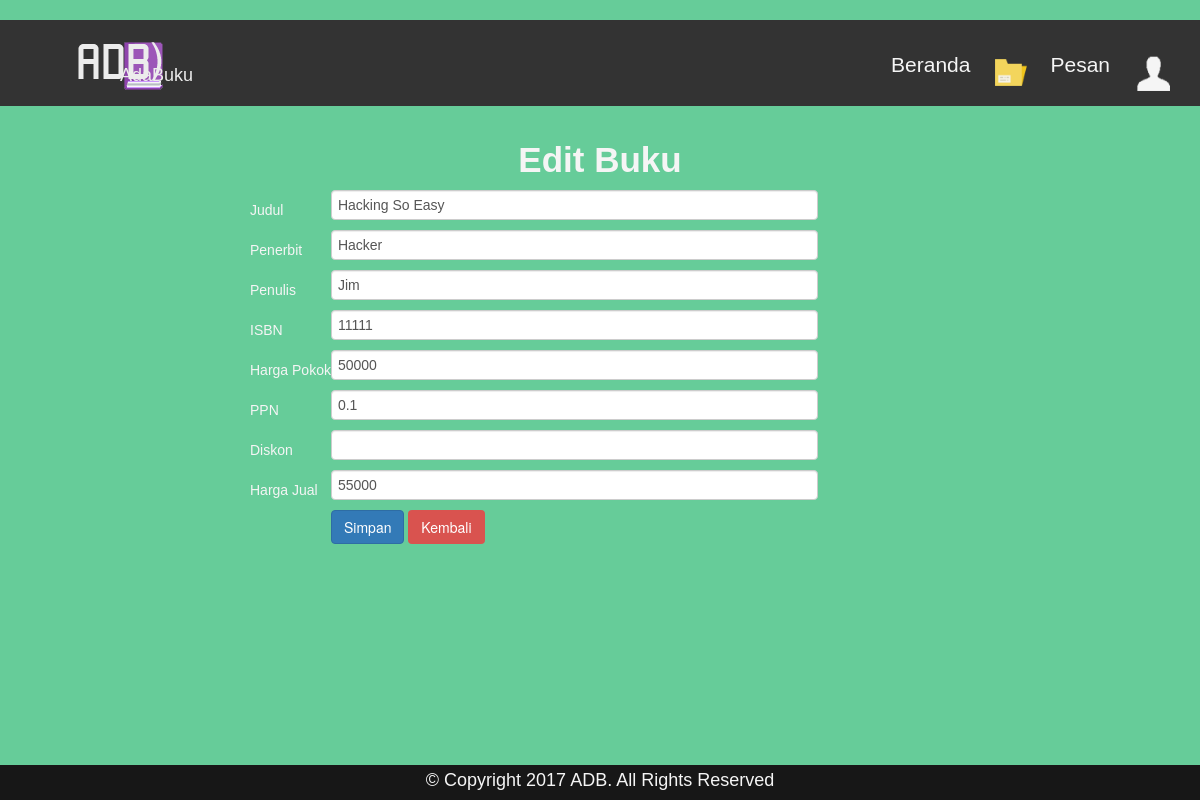
The app's page /admin/edit-buku.php?id_buku=6 (signed in) with its own data.
### tables this page shows
CREATE TABLE IF NOT EXISTS `buku` (
`id_buku` int(11) NOT NULL,
  `judul` varchar(20) NOT NULL,
  `penerbit` varchar(11) NOT NULL,
  `penulis` varchar(11) NOT NULL,
  `noisbn` varchar(20) NOT NULL,
  `picture` varchar(40) NOT NULL,
  `date` year(4) NOT NULL,
  `harga_pokok` varchar(20) NOT NULL,
  `ppn` varchar(20) NOT NULL,
  `diskon` varchar(20) NOT NULL,
  `harga_jual` varchar(20) NOT NULL,
  `stok` varchar(11) NOT NULL,
  `sisa` varchar(11) NOT NULL
);

### admin/edit-buku.php (the view, shortened to what this page needs)
<?php
include 'header-buku.php';
?>
<h2>Edit Buku</h2>
<?php
$query = mysql_query("SELECT * FROM buku WHERE id_buku='$_GET[id_buku]'");
$data = mysql_fetch_array($query);
?>
	<div class="body-edit-user2">
	<form action="update-buku.php" method="post">
		<table>
			<tr>
				<td>Judul</td>
				<td><input type="text" class="form-control" name="judul" value="<?php echo $data['judul'] ?>"></td>
			</tr>
			<tr>
				<td>Penerbit</td>
				<td><input type="text" class="form-control" name="penerbit" value="<?php echo $data['penerbit'] ?>"></td>
			</tr>
			<tr>
				<td>Penulis</td>
				<td><input type="text" class="form-control" name="penulis" value="<?php echo $data['penulis'] ?>"></td>
			</tr>
			<tr>
				<td>ISBN</td>
				<td><input type="text" class="form-control" name="noisbn" value="<?php echo $data['noisbn'] ?>"></td>
			</tr>
			<tr>
				<td>Harga Pokok</td>
				<td><input type="text" class="form-control" name="harga_pokok" value="<?php echo $data['harga_pokok'] ?>"></td>
			</tr>
			<tr>
				<td>PPN</td>
				<td><input type="text" class="form-control" name="ppn" value="<?php echo $data['ppn'] ?>"></td>
			</tr>
			<tr>
				<td>Diskon</td>
				<td><input type="text" class="form-control" name="diskon" value="<?php echo $data['diskon'] ?>"></td>
			</tr>
			<tr>
				<td>Harga Jual</td>
				<td><input type="text" class="form-control" name="harga_jual" value="<?php echo $data['harga_jual'] ?>"></td>
			</tr>
			<tr>
				<td></td>
				<td><input type="submit" class="button-default" value="Simpan">
				<a href="tampil-buku.php"><input type="submit" class="button-reset" value="Kembali"></a></td>
			</tr>
		</table>
	</form>
	</div>
	<br />
	<br />
<?php include 'footer.php'; ?>

### style/input-pop.css (style rules this page uses)
.form-control { max-width: 100%; display: block; width: 473px; height: 30px; padding: 6px 12px; margin-bottom: 1%; font-size: 14px; line-height: 1.42857; color: #555; background-color: #FFF; background-image: none; border: 1px solid #CCC; border-radius: 4px; box-shadow: 0px 1px 1px rgba(0, 0, 0, 0.075) inset; transition: border 0.2s linear 0s, box-shadow 0.2s linear 0s; font-family: "Alegreya Sans", sans-serif; }

### style/button.css (style rules this page uses)
a { text-decoration: none; }
.button-default { display: inline-block; padding: 6px 12px; margin-bottom: 0px; font-size: 14px; font-weight: 400; line-height: 1.42857; text-align: center; white-space: nowrap; vertical-align: middle; cursor: pointer; -moz-user-select: none; background-image: none; border: 1px solid transparent; border-radius: 4px; color: #FFF; background-color: #337AB7; border-color: #2E6DA4; }
.button-reset { color: #FFF; background-color: #D9534F; border-color: #D43F3A; display: inline-block; padding: 6px 12px; margin-bottom: 0px; font-size: 14px; font-weight: 400; line-height: 1.42857; text-align: center; white-space: nowrap; vertical-align: middle; cursor: pointer; -moz-user-select: none; background-image: none; border: 1px solid transparent; border-radius: 4px; }

### css/popup.css (style rules this page uses)
* { margin: 0; padding: 0; border: 1px solid black; }

### css/site.css (style rules this page uses)
body { padding-top:20px; padding-bottom:20px; }

### style/prime.css (style rules this page uses)
* { margin: 0; padding: 0; border: 0; }
body { background-color: #f39b13; color: #ffffff; font-family: 'Alegreya', sans-serif; margin: 0; margin-bottom: 0px; overflow: auto; max-width: 100%; }
h2 { font-size: 250%; font-weight: 700; text-align: center; padding-top: 2%; color: #F5F5F5; }
.body-edit-user2 { color: #F5F5F5; font-family: "Alegreya Sans", sans-serif; top: 10px; height: auto; max-width: auto; width: auto; margin-left: 250px; }

### admin/edit-buku.php (style rules this page uses)
body { background-color: #66cc99; }

### records on screen
buku: judul "Hacking So Easy", penerbit "Hacker", penulis "Jim", noisbn "11111", harga_pokok "50000", ppn "0.1", harga_jual "55000"
